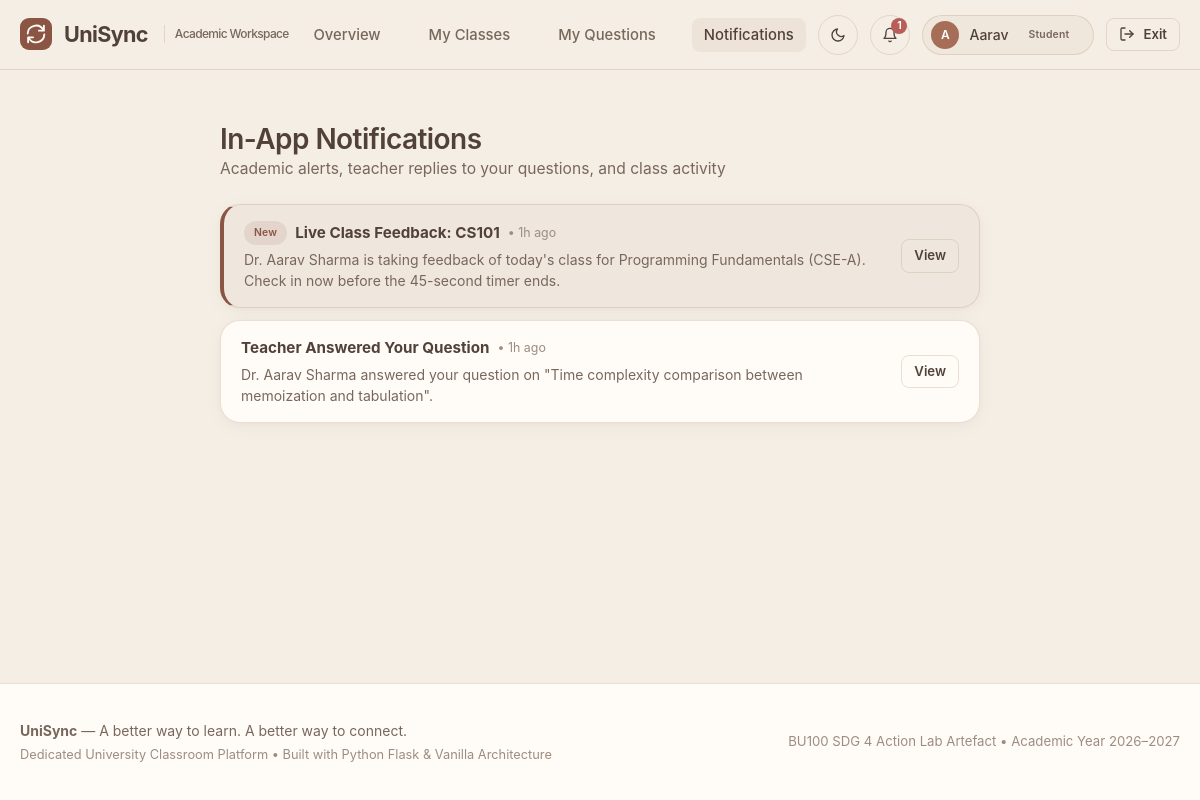
The app's page /student/notifications (signed in) with its own data.
### models/users.py (models this page shows, shortened)
class User(db.Model):
    __tablename__ = 'users'
    id = db.Column(db.Integer, primary_key=True)
    email = db.Column(db.String(120), unique=True, nullable=False, index=True)
    password_hash = db.Column(db.String(255), nullable=False)
    role = db.Column(db.String(20), nullable=False)  # 'student' or 'teacher'
    full_name = db.Column(db.String(100), nullable=False)
    is_active = db.Column(db.Boolean, default=True, nullable=False)
    created_at = db.Column(db.DateTime, default=utcnow, nullable=False)
    student_profile = db.relationship('StudentProfile', back_populates='user', uselist=False, cascade='all, delete-orphan')
    teacher_profile = db.relationship('TeacherProfile', back_populates='user', uselist=False, cascade='all, delete-orphan')
    notifications = db.relationship('Notification', back_populates='user', cascade='all, delete-orphan', order_by='Notification.created_at.desc()')
    audit_logs = db.relationship('AuditLog', back_populates='user')
    @property
    def is_student(self):
        return self.role == 'student'
    @property
    def is_teacher(self):
        return self.role == 'teacher'

### models/doubts.py (models this page shows, shortened)
class Notification(db.Model):
    __tablename__ = 'notifications'
    id = db.Column(db.Integer, primary_key=True)
    user_id = db.Column(db.Integer, db.ForeignKey('users.id', ondelete='CASCADE'), nullable=False)
    title = db.Column(db.String(150), nullable=False)
    message = db.Column(db.Text, nullable=False)
    link = db.Column(db.String(255), nullable=True)
    is_read = db.Column(db.Boolean, default=False, nullable=False)
    created_at = db.Column(db.DateTime, default=utcnow, nullable=False)
    user = db.relationship('User', back_populates='notifications')

### routes/student.py (the view)
@student_bp.route('/notifications')
@student_required
def notifications():
    user = g.user
    notifs = Notification.query.filter_by(user_id=user.id).order_by(Notification.created_at.desc()).limit(30).all()
    return render_template('notifications.html', notifications=notifs)

### auth_helpers.py (called while the page is built)
def get_current_user():
    user_id = session.get('user_id')
    if not user_id:
        return None
    return db.session.get(User, user_id)

def init_user_context():
    g.user = get_current_user()
    if g.user:
        g.student = g.user.student_profile if g.user.is_student else None
        g.teacher = g.user.teacher_profile if g.user.is_teacher else None
    else:
        g.student = None
        g.teacher = None

def student_required(view):
    @functools.wraps(view)
    def wrapped_view(**kwargs):
        if session.get('user_id') is None:
            next_url = request.full_path if request.method == 'GET' else request.path
            return redirect(url_for('auth.login', next=next_url))
        if session.get('user_role') != 'student':
            flash('Access restricted to university students.', 'error')
            return redirect(url_for('teacher.dashboard'))
        return view(**kwargs)
    return wrapped_view

def generate_csrf_token():
    if '_csrf_token' not in session:
        session['_csrf_token'] = secrets.token_hex(32)
    return session['_csrf_token']

### extensions.py (called while the page is built)
def utcnow():
    return datetime.now(timezone.utc).replace(tzinfo=None)

### templates/notifications.html (shortened to what this page needs)
{% extends "base.html" %}
{% block content %}
<div class="container-narrow" style="margin: 20px auto 40px auto;">
  <div style="margin-bottom: 24px;">
    <h2>In-App Notifications</h2>
    <p>Academic alerts, teacher replies to your questions, and class activity</p>
  </div>
  {% if notifications %}
    <div style="display: flex; flex-direction: column; gap: 12px;">
      {% for n in notifications %}
        <div class="card" style="padding: 16px 20px; display: flex; justify-content: space-between; align-items: center; {% if not n.is_read %}border-left: 4px solid var(--primary-button); background: rgba(139, 85, 68, 0.04);{% endif %}">
          <div style="flex: 1;">
            <div style="display: flex; align-items: center; gap: 8px; margin-bottom: 4px;">
              {% if not n.is_read %}
                <span class="badge badge-primary" style="font-size: 0.65rem;">New</span>
              {% endif %}
              <strong style="color: var(--text-primary); font-size: 0.95rem;">{{ n.title }}</strong>
              <span style="font-size: 0.775rem; color: var(--text-muted);">&bull; {{ n.created_at|time_ago }}</span>
            </div>
            <p style="font-size: 0.875rem; color: var(--text-secondary); margin: 0;">
              {{ n.message }}
            </p>
          </div>
          <div style="display: flex; gap: 8px; margin-left: 16px;">
            {% if n.link %}
              <a href="{{ n.link }}" class="btn btn-outline btn-sm" onclick="markRead({{ n.id }})">
                <span>View</span>
              </a>
            {% endif %}
          </div>
        </div>
      {% endfor %}
    </div>
  {% else %}
    <div class="card" style="text-align: center; padding: 48px 24px;">
      <h4>No Notifications</h4>
      <p style="margin-top: 6px;">You are all caught up on class updates and teacher replies.</p>
    </div>
  {% endif %}
</div>
{% endblock %}

### templates/base.html (shortened to what this page needs)
<!DOCTYPE html>
<html lang="en" data-theme="light">
<head>
  <link rel="stylesheet" href="{{ url_for('static', filename='css/style.css') }}">
  <link rel="stylesheet" href="{{ url_for('static', filename='css/responsive.css') }}">
</head>
<body data-role="{{ current_user.role if current_user else '' }}">
  <nav class="site-nav">
    <div class="container">
      <a href="{{ url_for('auth.index') }}" class="nav-brand">
        <div class="brand-icon">
          <svg class="icon-md" viewBox="0 0 24 24" fill="none" stroke="currentColor" stroke-width="2.2" stroke-linecap="round" stroke-linejoin="round">
            <path d="M21.5 2v6h-6M2.5 22v-6h6M2 11.5a10 10 0 0 1 18.8-4.3M22 12.5a10 10 0 0 1-18.8 4.2"/>
          </svg>
        </div>
        <span>UniSync</span>
        <span class="brand-tagline">Academic Workspace</span>
      </a>
      {% if current_user %}
        <ul class="nav-links">
          {% if current_user.is_teacher %}
            <li><a href="{{ url_for('teacher.dashboard') }}" class="nav-link {% if request.endpoint == 'teacher.dashboard' %}active{% endif %}">Overview</a></li>
            <li><a href="{{ url_for('teacher.classes') }}" class="nav-link {% if request.endpoint == 'teacher.classes' %}active{% endif %}">My Classes</a></li>
            <li><a href="{{ url_for('teacher.feedback_history') }}" class="nav-link {% if request.endpoint == 'teacher.feedback_history' %}active{% endif %}">Feedback Results</a></li>
            <li><a href="{{ url_for('teacher.questions') }}" class="nav-link {% if request.endpoint == 'teacher.questions' %}active{% endif %}">Questions</a></li>
          {% elif current_user.is_student %}
            <li><a href="{{ url_for('student.dashboard') }}" class="nav-link {% if request.endpoint == 'student.dashboard' %}active{% endif %}">Overview</a></li>
            <li><a href="{{ url_for('student.classes') }}" class="nav-link {% if request.endpoint == 'student.classes' %}active{% endif %}">My Classes</a></li>
            <li><a href="{{ url_for('student.questions') }}" class="nav-link {% if request.endpoint == 'student.questions' %}active{% endif %}">My Questions</a></li>
            <li><a href="{{ url_for('student.notifications') }}" class="nav-link {% if request.endpoint == 'student.notifications' %}active{% endif %}">Notifications</a></li>
          {% endif %}
        </ul>
      {% endif %}
      <div class="nav-actions">
        <button type="button" class="notif-btn theme-toggle-btn" onclick="toggleTheme()" title="Toggle Theme" aria-label="Toggle Light or Dark Mode">
          <svg class="icon-sm theme-icon-moon" viewBox="0 0 24 24" fill="none" stroke="currentColor" stroke-width="2" stroke-linecap="round" stroke-linejoin="round">
            <path d="M21 12.79A9 9 0 1 1 11.21 3 7 7 0 0 0 21 12.79z"></path>
          </svg>
        </button>
        {% if current_user %}
          {% if current_user.is_student %}
            <a href="{{ url_for('student.notifications') }}" class="notif-btn" title="View Notifications" aria-label="Notifications">
              <svg class="icon-sm" viewBox="0 0 24 24" fill="none" stroke="currentColor" stroke-width="2" stroke-linecap="round" stroke-linejoin="round">
                <path d="M18 8A6 6 0 0 0 6 8c0 7-3 9-3 9h18s-3-2-3-9"></path>
                <path d="M13.73 21a2 2 0 0 1-3.46 0"></path>
              </svg>
              {% if unread_notifications_count > 0 %}
                <span class="notif-badge">{{ unread_notifications_count }}</span>
              {% endif %}
            </a>
          {% endif %}
          <div class="user-pill">
            <div class="user-avatar">
              {{ current_user.full_name[:1] }}
            </div>
            <span>{{ current_user.full_name.split(' ')[0] }}</span>
            <span class="badge badge-neutral" style="font-size: 0.65rem;">
              {{ current_user.role.title() }}
            </span>
          </div>
          <a href="{{ url_for('auth.logout') }}" class="btn btn-outline btn-sm" title="Sign out">
            <svg class="icon-sm" viewBox="0 0 24 24" fill="none" stroke="currentColor" stroke-width="2" stroke-linecap="round" stroke-linejoin="round">
              <path d="M9 21H5a2 2 0 0 1-2-2V5a2 2 0 0 1 2-2h4"></path>
              <polyline points="16 17 21 12 16 7"></polyline>
              <line x1="21" y1="12" x2="9" y2="12"></line>
            </svg>
            <span>Exit</span>
          </a>
        {% else %}
          <a href="{{ url_for('auth.login') }}" class="btn btn-outline btn-sm">Sign In</a>
          <a href="{{ url_for('auth.signup') }}" class="btn btn-primary btn-sm">Create Account</a>
        {% endif %}
      </div>
    </div>
  </nav>
  <main class="main-content">
    <div class="container">
      {% block content %}{% endblock %}
    </div>
  </main>
  <footer class="site-footer">
    <div class="container">
      <div class="footer-inner">
        <div>
          <strong>UniSync</strong> &mdash; A better way to learn. A better way to connect.
          <p style="font-size: 0.8rem; margin-top: 4px; color: var(--text-muted);">
            Dedicated University Classroom Platform &bull; Built with Python Flask &amp; Vanilla Architecture
          </p>
        </div>
        <div style="font-size: 0.825rem; color: var(--text-muted);">
          BU100 SDG 4 Action Lab Artefact &bull; Academic Year 2026&ndash;2027
        </div>
      </div>
    </div>
  </footer>
</body>
</html>

### static/css/responsive.css (style rules this page uses)
@media (max-width: 1200px) { .container { padding: 0 20px; } }

### records on screen
User: full_name "A", full_name "Aarav", role "Student"
Notification: is_read "New", title "Live Class Feedback: CS101", created_at "1h ago", message "Dr. Aarav Sharma is taking feedback of today's class for Programming Fundamentals (CSE-A). Check in now before the 45-second timer ends."
Notification: title "Teacher Answered Your Question", created_at "1h ago", message "Dr. Aarav Sharma answered your question on \"Time complexity comparison between memoization and tabulation\"."

### other values on screen
{{ unread_notifications_count }} "1"
